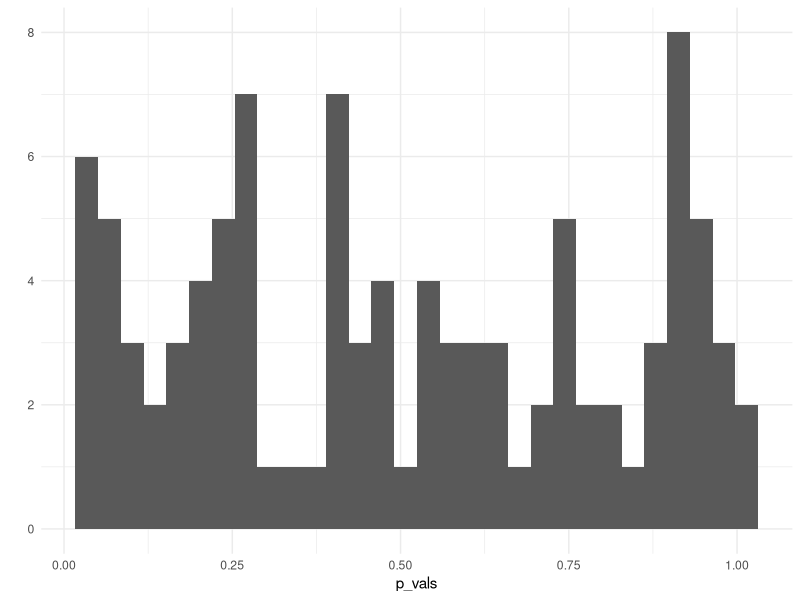
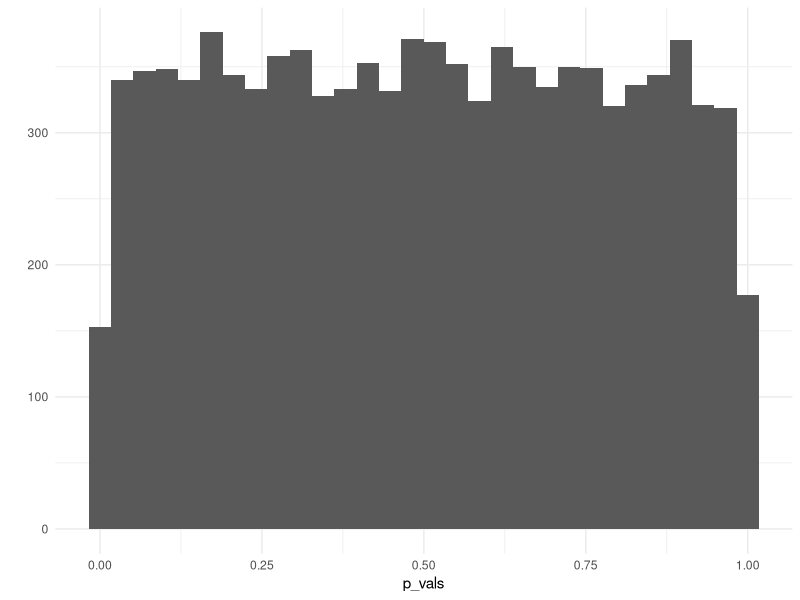
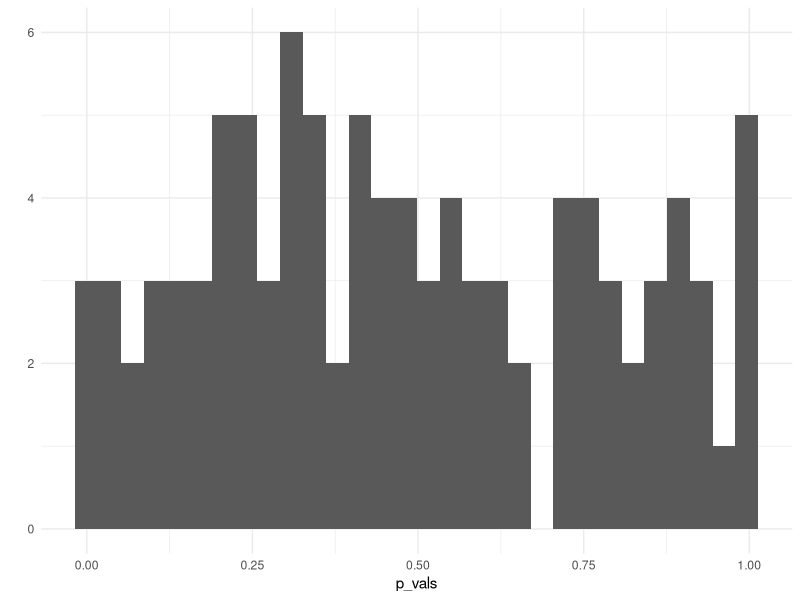
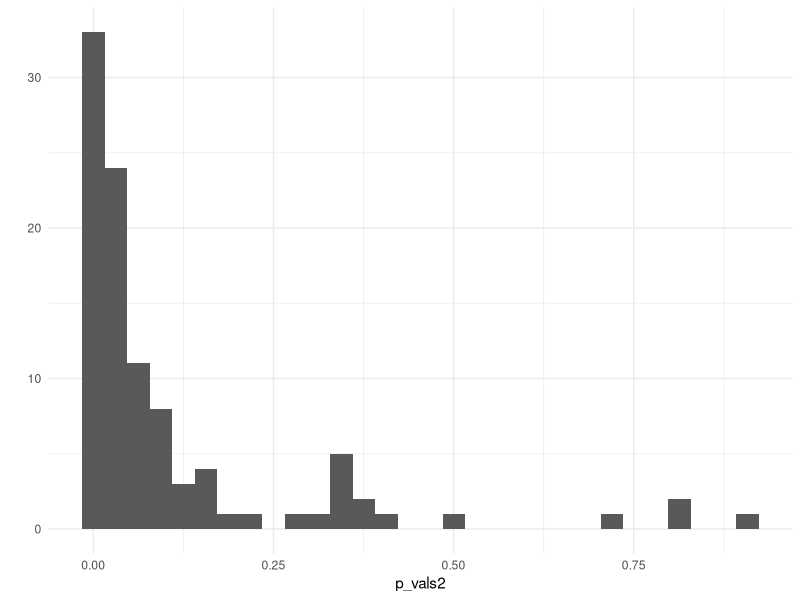
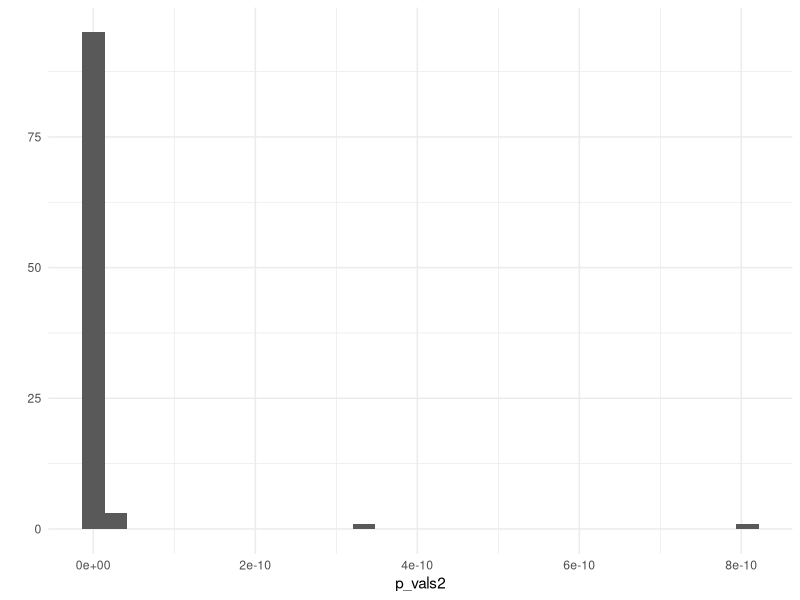

Recreate these plots in R, in order.
## ---- chunk 1
library(tidyverse)
theme_set(theme_minimal())
## ---- chunk 2
iq_population <- rnorm(n = 220000, mean = 100, sd = 15)
summary(iq_population)
## ---- chunk 3
sample_a <- sample(iq_population, size = 20)
summary(sample_a)
## ---- chunk 4
sample_b <- sample(iq_population, size = 20)
summary(sample_b)
## ---- chunk 5
t.test(sample_a, sample_b, var.equal = T)
## ---- chunk 6
p_vals <- replicate(n = 100, {
  t.test(
    x = sample(iq_population, 20),
    y = sample(iq_population, 20),
    var.equal = T
  )$p.value
})

p_vals
qplot(p_vals)
## ---- chunk 7
sum(p_vals <= .05)
## ---- chunk 8
p_vals <- replicate(n = 10000, {
  t.test(
    x = sample(iq_population, 20),
    y = sample(iq_population, 20),
    var.equal = T
  )$p.value
})

p_vals %>% head()
qplot(p_vals)
## ---- chunk 9
sum(p_vals <= .05)
## ---- chunk 10
p_vals <- replicate(n = 100, {
  t.test(
    x = sample(iq_population, 1000),
    y = sample(iq_population, 1000),
    var.equal = T
  )$p.value
})

p_vals
qplot(p_vals)
## ---- chunk 11
sum(p_vals <= .05)
## ---- chunk 12
iq_jgu <- rnorm(n = 31000, mean = 110, sd = 15)
summary(iq_jgu)
## ---- chunk 13
t.test(sample(iq_jgu, size = 20),
  sample(iq_population, size = 20),
  var.equal = T
)
## ---- chunk 14
p_vals2 <- replicate(n = 100, {
  t.test(
    x = sample(iq_jgu, 20),
    y = sample(iq_population, 20),
    var.equal = T
  )$p.value
})

p_vals2
qplot(p_vals2)
## ---- chunk 15
sum(p_vals2 > .05)
## ---- chunk 16
p_vals2 <- replicate(n = 100, {
  t.test(
    x = sample(iq_jgu, 300),
    y = sample(iq_population, 300),
    var.equal = T
  )$p.value
})

p_vals2
qplot(p_vals2)
## ---- chunk 17
sum(p_vals2 > .05)
